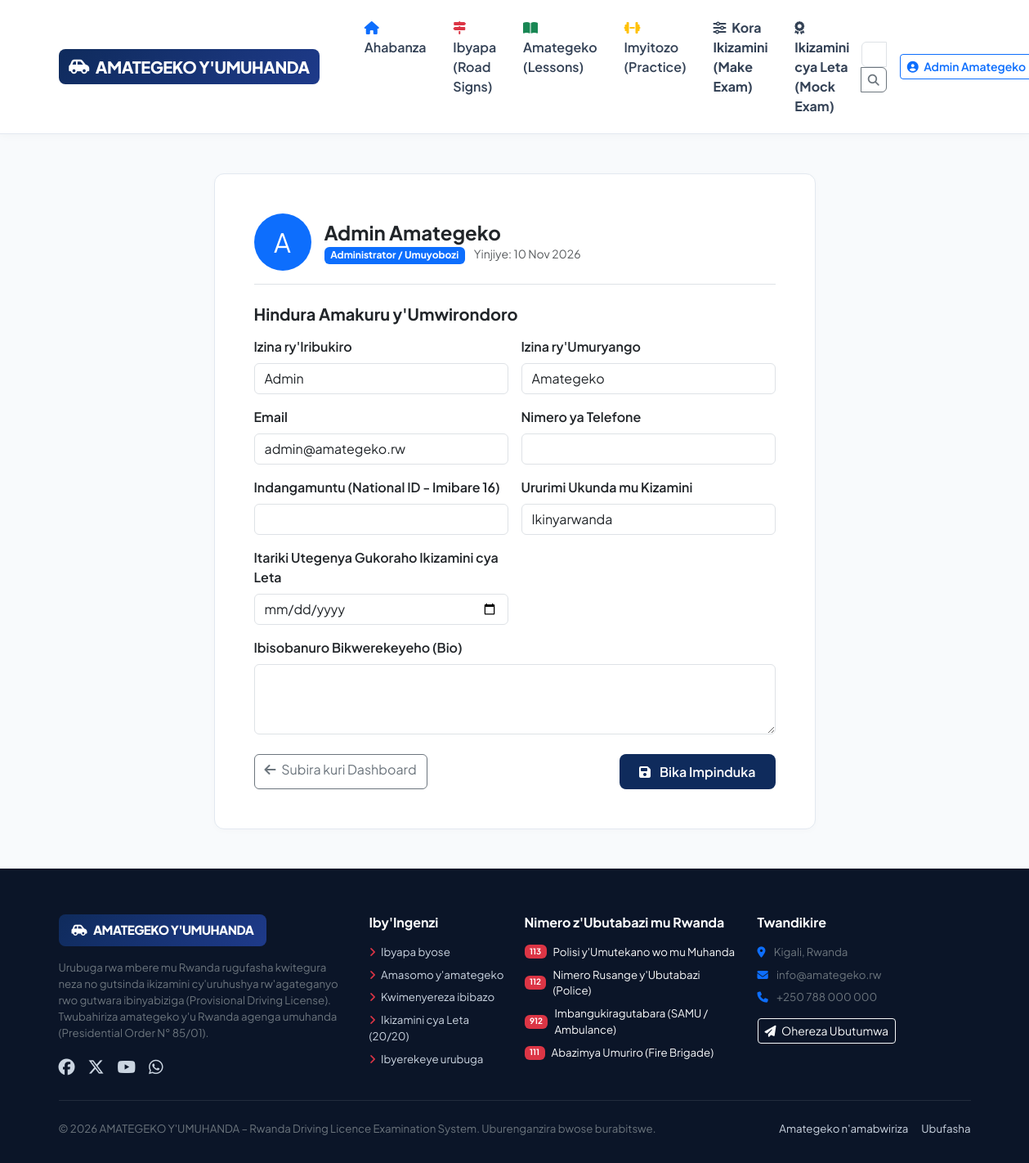
Page /accounts/profile/ (signed in) on the committed database.
### apps/accounts/models.py (models this page shows, shortened)
class CustomUser(AbstractUser):
    ROLE_CHOICES = [
        ('LEARNER', 'Learner / Umunyeshuri'),
        ('INSTRUCTOR', 'Instructor / Umwigisha'),
        ('ADMIN', 'Administrator / Umuyobozi'),
    ]
    LANGUAGE_CHOICES = [
        ('rw', 'Ikinyarwanda'),
        ('en', 'English'),
    ]
    role = models.CharField(
        max_length=20,
        choices=ROLE_CHOICES,
        default='LEARNER',
        verbose_name="User Role"
    )
    phone_number = models.CharField(
        max_length=20,
        blank=True,
        null=True,
        verbose_name="Phone Number (e.g. +250 788...)"
    )
    national_id = models.CharField(
        max_length=16,
        blank=True,
        null=True,
        verbose_name="National ID (Indangamuntu - 16 digits)"
    )
    preferred_language = models.CharField(
        max_length=5,
        choices=LANGUAGE_CHOICES,
        default='rw',
        verbose_name="Preferred Exam Language"
    )
    target_exam_date = models.DateField(
        blank=True,
        null=True,
        verbose_name="Target Exam Date"
    )
    avatar = models.ImageField(
        upload_to='avatars/',
        blank=True,
        null=True,
        verbose_name="Profile Picture"
    )
    bio = models.TextField(
        blank=True,
        null=True,
        verbose_name="Short Bio"
    )
    created_at = models.DateTimeField(auto_now_add=True)
    updated_at = models.DateTimeField(auto_now=True)
    @property
    def display_name(self):
        if self.first_name or self.last_name:
            return f"{self.first_name} {self.last_name}".strip()
        return self.username

### apps/accounts/views.py (the view)
# urls.py: path('profile/', views.profile_view, name='profile'),
@login_required
def profile_view(request):
    if request.method == 'POST':
        form = UserProfileForm(request.POST, request.FILES, instance=request.user)
        if form.is_valid():
            form.save()
            messages.success(request, "Umwirondoro wanyu wavuguruwe neza! (Profile updated successfully!)")
            return redirect('accounts:profile')
    else:
        form = UserProfileForm(instance=request.user)
    return render(request, 'accounts/profile.html', {'form': form})

### templates/accounts/profile.html (shortened to what this page needs)
{% extends 'base.html' %}
{% block content %}
<div class="container py-5">
    <div class="row justify-content-center">
        <div class="col-lg-8">
            <div class="card card-custom p-4 p-md-5">
                <div class="d-flex align-items-center gap-3 mb-4 pb-3 border-bottom">
                    <div class="rounded-circle bg-primary text-white d-flex align-items-center justify-content-center fs-2" style="width: 70px; height: 70px;">
                        {% if user.first_name %}{{ user.first_name|first }}{% else %}{{ user.username|first|upper }}{% endif %}
                    </div>
                    <div>
                        <h4 class="fw-bold mb-0 text-dark">{{ user.display_name }}</h4>
                        <span class="badge bg-primary">{{ user.get_role_display }}</span>
                        <small class="text-muted ms-2">Yinjiye: {{ user.date_joined|date:"d M Y" }}</small>
                    </div>
                </div>
                <h5 class="fw-bold mb-3 text-dark">Hindura Amakuru y'Umwirondoro</h5>
                <form method="post" enctype="multipart/form-data">
                    <div class="row g-3">
                        <div class="col-md-6">
                            <label class="form-label fw-semibold">Izina ry'Iribukiro</label>
                            {{ form.first_name }}
                        </div>
                        <div class="col-md-6">
                            <label class="form-label fw-semibold">Izina ry'Umuryango</label>
                            {{ form.last_name }}
                        </div>
                        <div class="col-md-6">
                            <label class="form-label fw-semibold">Email</label>
                            {{ form.email }}
                        </div>
                        <div class="col-md-6">
                            <label class="form-label fw-semibold">Nimero ya Telefone</label>
                            {{ form.phone_number }}
                        </div>
                        <div class="col-md-6">
                            <label class="form-label fw-semibold">Indangamuntu (National ID - Imibare 16)</label>
                            {{ form.national_id }}
                        </div>
                        <div class="col-md-6">
                            <label class="form-label fw-semibold">Ururimi Ukunda mu Kizamini</label>
                            {{ form.preferred_language }}
                        </div>
                        <div class="col-md-6">
                            <label class="form-label fw-semibold">Itariki Utegenya Gukoraho Ikizamini cya Leta</label>
                            {{ form.target_exam_date }}
                        </div>
                        <div class="col-12">
                            <label class="form-label fw-semibold">Ibisobanuro Bikwerekeyeho (Bio)</label>
                            {{ form.bio }}
                        </div>
                        <div class="col-12 mt-4 d-flex justify-content-between">
                            <a href="{% url 'dashboard:student_dashboard' %}" class="btn btn-outline-secondary">
                                <i class="fa-solid fa-arrow-left me-1"></i> Subira kuri Dashboard
                            </a>
                            <button type="submit" class="btn btn-rw-primary px-4">
                                <i class="fa-solid fa-floppy-disk me-2"></i> Bika Impinduka
                            </button>
                        </div>
                    </div>
                </form>
            </div>
        </div>
    </div>
</div>
{% endblock %}

### templates/base.html (shortened to what this page needs)
{% load static %}
<!DOCTYPE html>
<html lang="rw">
<head>
    <link href="https://cdn.jsdelivr.net/npm/bootstrap@5.3.3/dist/css/bootstrap.min.css" rel="stylesheet">
    <link rel="stylesheet" href="https://cdnjs.cloudflare.com/ajax/libs/font-awesome/6.5.1/css/all.min.css">
</head>
<body>
    <nav class="navbar navbar-expand-lg navbar-custom sticky-top">
        <div class="container">
            <a class="navbar-brand navbar-brand-badge" href="{% url 'core:home' %}">
                <i class="fa-solid fa-car-side"></i>
                <span>AMATEGEKO Y'UMUHANDA</span>
            </a>
            <div class="collapse navbar-collapse" id="navMenu">
                <ul class="navbar-nav me-auto ms-lg-4 mb-2 mb-lg-0 gap-1">
                    <li class="nav-item">
                        <a class="nav-link" href="{% url 'core:home' %}">
                            <i class="fa-solid fa-house me-1 text-primary"></i> Ahabanza
                        </a>
                    </li>
                    <li class="nav-item">
                        <a class="nav-link" href="{% url 'curriculum:road_signs' %}">
                            <i class="fa-solid fa-signs-post me-1 text-danger"></i> Ibyapa (Road Signs)
                        </a>
                    </li>
                    <li class="nav-item">
                        <a class="nav-link" href="{% url 'curriculum:traffic_rules' %}">
                            <i class="fa-solid fa-book-open me-1 text-success"></i> Amategeko (Lessons)
                        </a>
                    </li>
                    <li class="nav-item">
                        <a class="nav-link" href="{% url 'examinations:practice_list' %}">
                            <i class="fa-solid fa-dumbbell me-1 text-warning"></i> Imyitozo (Practice)
                        </a>
                    </li>
                    <li class="nav-item">
                        <a class="nav-link text-primary fw-bold" href="{% url 'examinations:custom_exam_builder' %}">
                            <i class="fa-solid fa-sliders me-1"></i> Kora Ikizamini (Make Exam)
                        </a>
                    </li>
                    <li class="nav-item">
                        <a class="nav-link text-danger fw-bold" href="{% url 'examinations:mock_exam_start' %}">
                            <i class="fa-solid fa-award me-1"></i> Ikizamini cya Leta (Mock Exam)
                        </a>
                    </li>
                </ul>
                <div class="d-flex align-items-center gap-2">
                    <form class="d-flex me-2" action="{% url 'core:search' %}" method="get">
                        <div class="input-group input-group-sm">
                            <input class="form-control" type="search" name="q" placeholder="Shakisha (Search)..." aria-label="Search" style="border-radius: 6px 0 0 6px;">
                            <button class="btn btn-outline-secondary" type="submit" style="border-radius: 0 6px 6px 0;">
                                <i class="fa-solid fa-magnifying-glass"></i>
                            </button>
                        </div>
                    </form>
                    {% if user.is_authenticated %}
                        <div class="dropdown">
                            <button class="btn btn-sm btn-outline-primary dropdown-toggle fw-semibold" type="button" data-bs-toggle="dropdown">
                                <i class="fa-solid fa-user-circle me-1"></i> {{ user.display_name }}
                            </button>
                        </div>
                    {% endif %}
                </div>
            </div>
        </div>
    </nav>
    <main>
        {% block content %}{% endblock %}
    </main>
    <footer>
        <div class="container">
            <div class="row g-4">
                <div class="col-lg-4 col-md-6">
                    <div class="d-flex align-items-center gap-2 mb-3">
                        <span class="navbar-brand-badge py-2 px-3">
                            <i class="fa-solid fa-car-side"></i> AMATEGEKO Y'UMUHANDA
                        </span>
                    </div>
                    <p class="small text-secondary">
                        Urubuga rwa mbere mu Rwanda rugufasha kwitegura neza no gutsinda ikizamini cy'uruhushya rw'agateganyo rwo gutwara ibinyabiziga (Provisional Driving License). Twubahiriza amategeko y'u Rwanda agenga umuhanda (Presidential Order N° 85/01).
                    </p>
                    <div class="d-flex gap-3 text-secondary mt-3">
                        <a href="#" class="fs-5"><i class="fa-brands fa-facebook"></i></a>
                        <a href="#" class="fs-5"><i class="fa-brands fa-x-twitter"></i></a>
                        <a href="#" class="fs-5"><i class="fa-brands fa-youtube"></i></a>
                        <a href="#" class="fs-5"><i class="fa-brands fa-whatsapp"></i></a>
                    </div>
                </div>
                <div class="col-lg-2 col-md-6">
                    <h6 class="text-white fw-bold mb-3">Iby'Ingenzi</h6>
                    <ul class="list-unstyled d-flex flex-column gap-2 small">
                        <li><a href="{% url 'curriculum:road_signs' %}"><i class="fa-solid fa-angle-right me-1 text-danger"></i> Ibyapa byose</a></li>
                        <li><a href="{% url 'curriculum:traffic_rules' %}"><i class="fa-solid fa-angle-right me-1 text-danger"></i> Amasomo y'amategeko</a></li>
                        <li><a href="{% url 'examinations:practice_list' %}"><i class="fa-solid fa-angle-right me-1 text-danger"></i> Kwimenyereza ibibazo</a></li>
                        <li><a href="{% url 'examinations:mock_exam_start' %}"><i class="fa-solid fa-angle-right me-1 text-danger"></i> Ikizamini cya Leta (20/20)</a></li>
                        <li><a href="{% url 'core:about' %}"><i class="fa-solid fa-angle-right me-1 text-danger"></i> Ibyerekeye urubuga</a></li>
                    </ul>
                </div>
                <div class="col-lg-3 col-md-6">
                    <h6 class="text-white fw-bold mb-3">Nimero z'Ubutabazi mu Rwanda</h6>
                    <ul class="list-unstyled d-flex flex-column gap-2 small">
                        <li class="d-flex align-items-center gap-2 text-light">
                            <span class="badge bg-danger">113</span> Polisi y'Umutekano wo mu Muhanda
                        </li>
                        <li class="d-flex align-items-center gap-2 text-light">
                            <span class="badge bg-danger">112</span> Nimero Rusange y'Ubutabazi (Police)
                        </li>
                        <li class="d-flex align-items-center gap-2 text-light">
                            <span class="badge bg-danger">912</span> Imbangukiragutabara (SAMU / Ambulance)
                        </li>
                        <li class="d-flex align-items-center gap-2 text-light">
                            <span class="badge bg-danger">111</span> Abazimya Umuriro (Fire Brigade)
                        </li>
                    </ul>
                </div>
                <div class="col-lg-3 col-md-6">
                    <h6 class="text-white fw-bold mb-3">Twandikire</h6>
                    <p class="small text-secondary mb-2">
                        <i class="fa-solid fa-location-dot me-2 text-primary"></i> Kigali, Rwanda
                    </p>
                    <p class="small text-secondary mb-2">
                        <i class="fa-solid fa-envelope me-2 text-primary"></i> info@amategeko.rw
                    </p>
                    <p class="small text-secondary mb-3">
                        <i class="fa-solid fa-phone me-2 text-primary"></i> +250 788 000 000
                    </p>
                    <a href="{% url 'core:contact' %}" class="btn btn-sm btn-outline-light">
                        <i class="fa-solid fa-paper-plane me-1"></i> Ohereza Ubutumwa
                    </a>
                </div>
            </div>
            <hr class="border-secondary my-4">
            <div class="d-flex flex-column flex-md-row justify-content-between align-items-center small text-secondary">
                <p class="mb-0">&copy; 2026 AMATEGEKO Y'UMUHANDA – Rwanda Driving Licence Examination System. Uburenganzira bwose burabitswe.</p>
                <div class="d-flex gap-3 mt-2 mt-md-0">
                    <a href="{% url 'core:about' %}">Amategeko n'amabwiriza</a>
                    <a href="{% url 'core:contact' %}">Ubufasha</a>
                </div>
            </div>
        </div>
    </footer>
</body>
</html>

### rows in the picture
CustomUser: display_name "Admin Amategeko", first_name|first "A", role "Administrator / Umuyobozi", date_joined "10 Nov 2026", first_name "Admin", last_name "Amategeko", email "admin@amategeko.rw", preferred_language "Ikinyarwanda"
